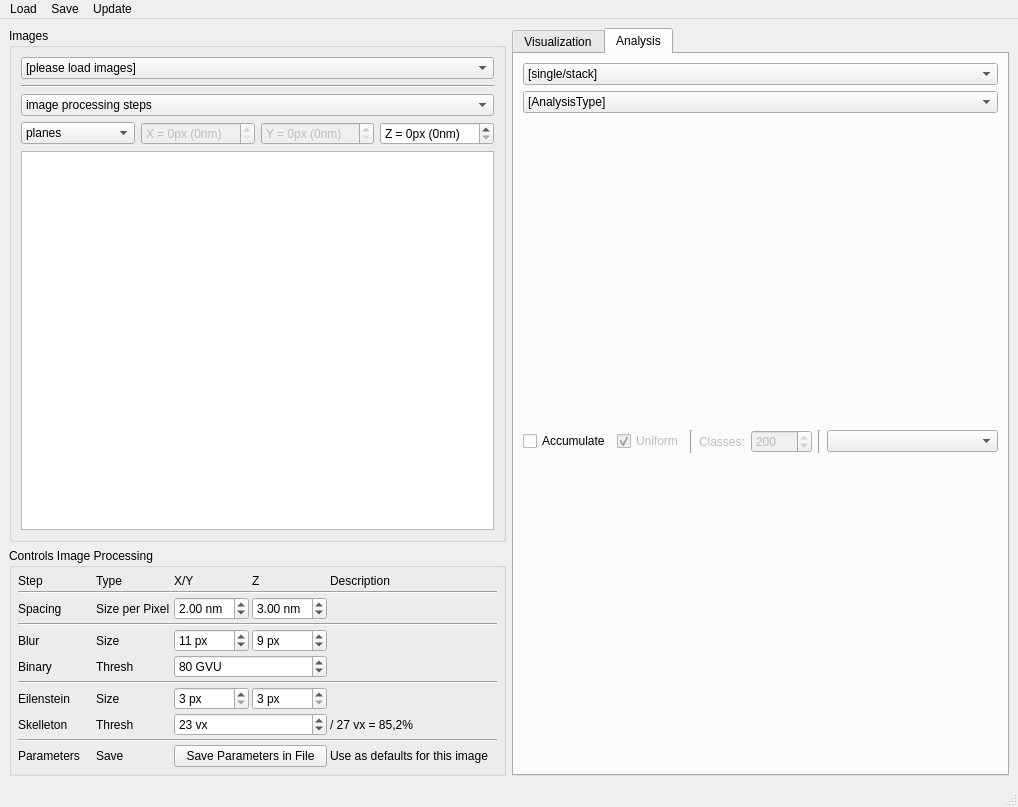
<?xml version="1.0" encoding="UTF-8"?>
<ui version="4.0">
 <class>D_MAKRO_DnaFiber</class>
 <widget class="QMainWindow" name="D_MAKRO_DnaFiber">
  <property name="geometry">
   <rect>
    <x>0</x>
    <y>0</y>
    <width>1018</width>
    <height>807</height>
   </rect>
  </property>
  <property name="windowTitle">
   <string>MainWindow</string>
  </property>
  <widget class="QWidget" name="centralwidget">
   <layout class="QGridLayout" name="gridLayout">
    <item row="1" column="0">
     <widget class="QGroupBox" name="groupBox_Controls">
      <property name="sizePolicy">
       <sizepolicy hsizetype="Preferred" vsizetype="Preferred">
        <horstretch>1</horstretch>
        <verstretch>0</verstretch>
       </sizepolicy>
      </property>
      <property name="title">
       <string>Controls Image Processing</string>
      </property>
      <layout class="QGridLayout" name="gridLayout_3">
       <property name="leftMargin">
        <number>6</number>
       </property>
       <property name="topMargin">
        <number>6</number>
       </property>
       <property name="rightMargin">
        <number>6</number>
       </property>
       <property name="bottomMargin">
        <number>6</number>
       </property>
       <property name="spacing">
        <number>3</number>
       </property>
       <item row="0" column="3">
        <widget class="QLabel" name="label_14">
         <property name="minimumSize">
          <size>
           <width>75</width>
           <height>0</height>
          </size>
         </property>
         <property name="maximumSize">
          <size>
           <width>75</width>
           <height>16777215</height>
          </size>
         </property>
         <property name="text">
          <string>Z</string>
         </property>
        </widget>
       </item>
       <item row="7" column="3">
        <widget class="QSpinBox" name="spinBox_Controls_Eilenstein_Z">
         <property name="minimumSize">
          <size>
           <width>75</width>
           <height>0</height>
          </size>
         </property>
         <property name="maximumSize">
          <size>
           <width>75</width>
           <height>16777215</height>
          </size>
         </property>
         <property name="suffix">
          <string> px</string>
         </property>
         <property name="minimum">
          <number>3</number>
         </property>
         <property name="maximum">
          <number>15</number>
         </property>
         <property name="singleStep">
          <number>2</number>
         </property>
         <property name="value">
          <number>3</number>
         </property>
        </widget>
       </item>
       <item row="4" column="3">
        <widget class="QSpinBox" name="spinBox_Controls_Median_Size_Z">
         <property name="minimumSize">
          <size>
           <width>75</width>
           <height>0</height>
          </size>
         </property>
         <property name="maximumSize">
          <size>
           <width>75</width>
           <height>16777215</height>
          </size>
         </property>
         <property name="suffix">
          <string> px</string>
         </property>
         <property name="minimum">
          <number>3</number>
         </property>
         <property name="maximum">
          <number>15</number>
         </property>
         <property name="singleStep">
          <number>2</number>
         </property>
         <property name="value">
          <number>9</number>
         </property>
        </widget>
       </item>
       <item row="0" column="2">
        <widget class="QLabel" name="label_13">
         <property name="minimumSize">
          <size>
           <width>75</width>
           <height>0</height>
          </size>
         </property>
         <property name="maximumSize">
          <size>
           <width>75</width>
           <height>16777215</height>
          </size>
         </property>
         <property name="text">
          <string>X/Y</string>
         </property>
        </widget>
       </item>
       <item row="2" column="4">
        <widget class="QLabel" name="label_5">
         <property name="text">
          <string/>
         </property>
        </widget>
       </item>
       <item row="1" column="0" colspan="5">
        <widget class="Line" name="line_2">
         <property name="orientation">
          <enum>Qt::Horizontal</enum>
         </property>
        </widget>
       </item>
       <item row="4" column="4">
        <widget class="QLabel" name="label_6">
         <property name="text">
          <string/>
         </property>
        </widget>
       </item>
       <item row="5" column="4">
        <widget class="QLabel" name="label_15">
         <property name="text">
          <string/>
         </property>
        </widget>
       </item>
       <item row="7" column="4">
        <widget class="QLabel" name="label_16">
         <property name="text">
          <string/>
         </property>
        </widget>
       </item>
       <item row="8" column="4">
        <widget class="QLabel" name="label_Controls_Skelleton_ThreshOfVol">
         <property name="text">
          <string>/ 27 vx = 85,2%</string>
         </property>
        </widget>
       </item>
       <item row="6" column="0" colspan="5">
        <widget class="Line" name="line_3">
         <property name="orientation">
          <enum>Qt::Horizontal</enum>
         </property>
        </widget>
       </item>
       <item row="3" column="0" colspan="5">
        <widget class="Line" name="line">
         <property name="orientation">
          <enum>Qt::Horizontal</enum>
         </property>
        </widget>
       </item>
       <item row="0" column="4">
        <widget class="QLabel" name="label_18">
         <property name="text">
          <string>Description</string>
         </property>
        </widget>
       </item>
       <item row="0" column="1">
        <widget class="QLabel" name="label_19">
         <property name="minimumSize">
          <size>
           <width>75</width>
           <height>0</height>
          </size>
         </property>
         <property name="maximumSize">
          <size>
           <width>75</width>
           <height>16777215</height>
          </size>
         </property>
         <property name="text">
          <string>Type</string>
         </property>
        </widget>
       </item>
       <item row="0" column="0">
        <widget class="QLabel" name="label_20">
         <property name="minimumSize">
          <size>
           <width>75</width>
           <height>0</height>
          </size>
         </property>
         <property name="maximumSize">
          <size>
           <width>75</width>
           <height>16777215</height>
          </size>
         </property>
         <property name="text">
          <string>Step</string>
         </property>
        </widget>
       </item>
       <item row="9" column="0" colspan="5">
        <widget class="Line" name="line_5">
         <property name="orientation">
          <enum>Qt::Horizontal</enum>
         </property>
        </widget>
       </item>
       <item row="5" column="2" colspan="2">
        <widget class="QSpinBox" name="spinBox_Controls_Binary_Thres">
         <property name="minimumSize">
          <size>
           <width>153</width>
           <height>0</height>
          </size>
         </property>
         <property name="maximumSize">
          <size>
           <width>153</width>
           <height>16777215</height>
          </size>
         </property>
         <property name="suffix">
          <string> GVU</string>
         </property>
         <property name="maximum">
          <number>65535</number>
         </property>
         <property name="value">
          <number>80</number>
         </property>
        </widget>
       </item>
       <item row="2" column="2">
        <widget class="QDoubleSpinBox" name="doubleSpinBox_Controls_Spacing_XY">
         <property name="minimumSize">
          <size>
           <width>75</width>
           <height>0</height>
          </size>
         </property>
         <property name="maximumSize">
          <size>
           <width>75</width>
           <height>16777215</height>
          </size>
         </property>
         <property name="suffix">
          <string> nm</string>
         </property>
         <property name="singleStep">
          <double>0.010000000000000</double>
         </property>
         <property name="value">
          <double>2.000000000000000</double>
         </property>
        </widget>
       </item>
       <item row="5" column="1">
        <widget class="QLabel" name="label_4">
         <property name="minimumSize">
          <size>
           <width>75</width>
           <height>0</height>
          </size>
         </property>
         <property name="maximumSize">
          <size>
           <width>75</width>
           <height>16777215</height>
          </size>
         </property>
         <property name="text">
          <string>Thresh</string>
         </property>
        </widget>
       </item>
       <item row="8" column="0">
        <widget class="QLabel" name="label_7">
         <property name="minimumSize">
          <size>
           <width>75</width>
           <height>0</height>
          </size>
         </property>
         <property name="maximumSize">
          <size>
           <width>75</width>
           <height>16777215</height>
          </size>
         </property>
         <property name="text">
          <string>Skelleton</string>
         </property>
        </widget>
       </item>
       <item row="4" column="0">
        <widget class="QLabel" name="label">
         <property name="minimumSize">
          <size>
           <width>75</width>
           <height>0</height>
          </size>
         </property>
         <property name="maximumSize">
          <size>
           <width>75</width>
           <height>16777215</height>
          </size>
         </property>
         <property name="text">
          <string>Blur</string>
         </property>
        </widget>
       </item>
       <item row="4" column="1">
        <widget class="QLabel" name="label_2">
         <property name="minimumSize">
          <size>
           <width>75</width>
           <height>0</height>
          </size>
         </property>
         <property name="maximumSize">
          <size>
           <width>75</width>
           <height>16777215</height>
          </size>
         </property>
         <property name="text">
          <string>Size</string>
         </property>
        </widget>
       </item>
       <item row="7" column="2">
        <widget class="QSpinBox" name="spinBox_Controls_Eilenstein_XY">
         <property name="minimumSize">
          <size>
           <width>75</width>
           <height>0</height>
          </size>
         </property>
         <property name="maximumSize">
          <size>
           <width>75</width>
           <height>16777215</height>
          </size>
         </property>
         <property name="suffix">
          <string> px</string>
         </property>
         <property name="minimum">
          <number>3</number>
         </property>
         <property name="maximum">
          <number>15</number>
         </property>
         <property name="singleStep">
          <number>2</number>
         </property>
         <property name="value">
          <number>3</number>
         </property>
        </widget>
       </item>
       <item row="5" column="0">
        <widget class="QLabel" name="label_3">
         <property name="minimumSize">
          <size>
           <width>75</width>
           <height>0</height>
          </size>
         </property>
         <property name="maximumSize">
          <size>
           <width>75</width>
           <height>16777215</height>
          </size>
         </property>
         <property name="text">
          <string>Binary</string>
         </property>
        </widget>
       </item>
       <item row="7" column="0">
        <widget class="QLabel" name="label_9">
         <property name="minimumSize">
          <size>
           <width>75</width>
           <height>0</height>
          </size>
         </property>
         <property name="maximumSize">
          <size>
           <width>75</width>
           <height>16777215</height>
          </size>
         </property>
         <property name="text">
          <string>Eilenstein</string>
         </property>
        </widget>
       </item>
       <item row="2" column="0">
        <widget class="QLabel" name="label_11">
         <property name="minimumSize">
          <size>
           <width>75</width>
           <height>0</height>
          </size>
         </property>
         <property name="maximumSize">
          <size>
           <width>75</width>
           <height>16777215</height>
          </size>
         </property>
         <property name="text">
          <string>Spacing</string>
         </property>
        </widget>
       </item>
       <item row="2" column="1">
        <widget class="QLabel" name="label_12">
         <property name="minimumSize">
          <size>
           <width>75</width>
           <height>0</height>
          </size>
         </property>
         <property name="maximumSize">
          <size>
           <width>75</width>
           <height>16777215</height>
          </size>
         </property>
         <property name="text">
          <string>Size per Pixel</string>
         </property>
        </widget>
       </item>
       <item row="7" column="1">
        <widget class="QLabel" name="label_10">
         <property name="minimumSize">
          <size>
           <width>75</width>
           <height>0</height>
          </size>
         </property>
         <property name="maximumSize">
          <size>
           <width>75</width>
           <height>16777215</height>
          </size>
         </property>
         <property name="text">
          <string>Size</string>
         </property>
        </widget>
       </item>
       <item row="2" column="3">
        <widget class="QDoubleSpinBox" name="doubleSpinBox_Controls_Spacing_Z">
         <property name="minimumSize">
          <size>
           <width>75</width>
           <height>0</height>
          </size>
         </property>
         <property name="maximumSize">
          <size>
           <width>75</width>
           <height>16777215</height>
          </size>
         </property>
         <property name="suffix">
          <string> nm</string>
         </property>
         <property name="minimum">
          <double>0.010000000000000</double>
         </property>
         <property name="maximum">
          <double>10.000000000000000</double>
         </property>
         <property name="singleStep">
          <double>0.010000000000000</double>
         </property>
         <property name="value">
          <double>3.000000000000000</double>
         </property>
        </widget>
       </item>
       <item row="4" column="2">
        <widget class="QSpinBox" name="spinBox_Controls_Median_Size_XY">
         <property name="minimumSize">
          <size>
           <width>75</width>
           <height>0</height>
          </size>
         </property>
         <property name="maximumSize">
          <size>
           <width>75</width>
           <height>16777215</height>
          </size>
         </property>
         <property name="suffix">
          <string> px</string>
         </property>
         <property name="minimum">
          <number>3</number>
         </property>
         <property name="maximum">
          <number>15</number>
         </property>
         <property name="singleStep">
          <number>2</number>
         </property>
         <property name="value">
          <number>11</number>
         </property>
        </widget>
       </item>
       <item row="8" column="2" colspan="2">
        <widget class="QSpinBox" name="spinBox_Controls_Skelleton_Thres">
         <property name="minimumSize">
          <size>
           <width>153</width>
           <height>0</height>
          </size>
         </property>
         <property name="maximumSize">
          <size>
           <width>153</width>
           <height>16777215</height>
          </size>
         </property>
         <property name="suffix">
          <string> vx</string>
         </property>
         <property name="maximum">
          <number>27</number>
         </property>
         <property name="value">
          <number>23</number>
         </property>
        </widget>
       </item>
       <item row="8" column="1">
        <widget class="QLabel" name="label_8">
         <property name="minimumSize">
          <size>
           <width>75</width>
           <height>0</height>
          </size>
         </property>
         <property name="maximumSize">
          <size>
           <width>75</width>
           <height>16777215</height>
          </size>
         </property>
         <property name="text">
          <string>Thresh</string>
         </property>
        </widget>
       </item>
       <item row="10" column="2" colspan="2">
        <widget class="QPushButton" name="pushButton_Controls_SaveParam">
         <property name="text">
          <string>Save Parameters in File</string>
         </property>
        </widget>
       </item>
       <item row="10" column="0">
        <widget class="QLabel" name="label_17">
         <property name="text">
          <string>Parameters</string>
         </property>
        </widget>
       </item>
       <item row="10" column="1">
        <widget class="QLabel" name="label_21">
         <property name="text">
          <string>Save</string>
         </property>
        </widget>
       </item>
       <item row="10" column="4">
        <widget class="QLabel" name="label_22">
         <property name="text">
          <string>Use as defaults for this image</string>
         </property>
        </widget>
       </item>
      </layout>
     </widget>
    </item>
    <item row="0" column="0">
     <widget class="QGroupBox" name="groupBox_ImgProc">
      <property name="sizePolicy">
       <sizepolicy hsizetype="Preferred" vsizetype="Preferred">
        <horstretch>1</horstretch>
        <verstretch>0</verstretch>
       </sizepolicy>
      </property>
      <property name="title">
       <string>Images</string>
      </property>
      <layout class="QGridLayout" name="gridLayout_2">
       <item row="4" column="0" colspan="4">
        <widget class="QGraphicsView" name="graphicsView_ImgProc">
         <property name="mouseTracking">
          <bool>true</bool>
         </property>
        </widget>
       </item>
       <item row="3" column="2">
        <widget class="QSpinBox" name="spinBox_ImgProc_View_Y">
         <property name="enabled">
          <bool>false</bool>
         </property>
         <property name="suffix">
          <string>px (0nm)</string>
         </property>
         <property name="prefix">
          <string>Y = </string>
         </property>
         <property name="maximum">
          <number>10</number>
         </property>
        </widget>
       </item>
       <item row="2" column="0" colspan="4">
        <widget class="QComboBox" name="comboBox_ImgProc_Step">
         <item>
          <property name="text">
           <string>image processing steps</string>
          </property>
         </item>
        </widget>
       </item>
       <item row="0" column="0" colspan="4">
        <widget class="QComboBox" name="comboBox_ImgProc_Img">
         <item>
          <property name="text">
           <string>[please load images]</string>
          </property>
         </item>
        </widget>
       </item>
       <item row="3" column="0">
        <widget class="QComboBox" name="comboBox_ImgProc_View_Plane">
         <item>
          <property name="text">
           <string>planes</string>
          </property>
         </item>
        </widget>
       </item>
       <item row="3" column="3">
        <widget class="QSpinBox" name="spinBox_ImgProc_View_Z">
         <property name="suffix">
          <string>px (0nm)</string>
         </property>
         <property name="prefix">
          <string>Z = </string>
         </property>
         <property name="maximum">
          <number>10</number>
         </property>
        </widget>
       </item>
       <item row="3" column="1">
        <widget class="QSpinBox" name="spinBox_ImgProc_View_X">
         <property name="enabled">
          <bool>false</bool>
         </property>
         <property name="suffix">
          <string>px (0nm)</string>
         </property>
         <property name="prefix">
          <string>X = </string>
         </property>
         <property name="maximum">
          <number>10</number>
         </property>
        </widget>
       </item>
       <item row="1" column="0" colspan="4">
        <widget class="Line" name="line_4">
         <property name="orientation">
          <enum>Qt::Horizontal</enum>
         </property>
        </widget>
       </item>
      </layout>
     </widget>
    </item>
    <item row="0" column="1" rowspan="2">
     <widget class="QTabWidget" name="tabWidget_Results">
      <property name="sizePolicy">
       <sizepolicy hsizetype="Expanding" vsizetype="Expanding">
        <horstretch>1</horstretch>
        <verstretch>0</verstretch>
       </sizepolicy>
      </property>
      <property name="currentIndex">
       <number>1</number>
      </property>
      <widget class="QWidget" name="tab_Res_Visualization">
       <attribute name="title">
        <string>Visualization</string>
       </attribute>
       <layout class="QGridLayout" name="gridLayout_4">
        <item row="0" column="0">
         <widget class="QGraphicsView" name="graphicsView_ResVis">
          <property name="mouseTracking">
           <bool>true</bool>
          </property>
         </widget>
        </item>
       </layout>
      </widget>
      <widget class="QWidget" name="tab_Res_Analysis">
       <attribute name="title">
        <string>Analysis</string>
       </attribute>
       <layout class="QGridLayout" name="gridLayout_5">
        <item row="6" column="0">
         <widget class="QStackedWidget" name="stackedWidget_ResAna_Type">
          <property name="currentIndex">
           <number>1</number>
          </property>
          <widget class="QWidget" name="stackedWidget_ResAna_InputHist">
           <layout class="QGridLayout" name="gridLayout_10">
            <property name="leftMargin">
             <number>0</number>
            </property>
            <property name="topMargin">
             <number>0</number>
            </property>
            <property name="rightMargin">
             <number>0</number>
            </property>
            <property name="bottomMargin">
             <number>0</number>
            </property>
            <item row="0" column="0">
             <layout class="QGridLayout" name="gridLayout_ResAna_InputHist"/>
            </item>
           </layout>
          </widget>
          <widget class="QWidget" name="stackedWidget_ResAna_DiaHist">
           <layout class="QGridLayout" name="gridLayout_6">
            <property name="leftMargin">
             <number>0</number>
            </property>
            <property name="topMargin">
             <number>0</number>
            </property>
            <property name="rightMargin">
             <number>0</number>
            </property>
            <property name="bottomMargin">
             <number>0</number>
            </property>
            <item row="0" column="6" colspan="2">
             <widget class="QComboBox" name="comboBox_ResAna_DiaHist_PoolingWeights">
              <property name="enabled">
               <bool>true</bool>
              </property>
              <property name="sizePolicy">
               <sizepolicy hsizetype="Expanding" vsizetype="Fixed">
                <horstretch>0</horstretch>
                <verstretch>0</verstretch>
               </sizepolicy>
              </property>
             </widget>
            </item>
            <item row="0" column="5">
             <widget class="Line" name="line_6">
              <property name="orientation">
               <enum>Qt::Vertical</enum>
              </property>
             </widget>
            </item>
            <item row="0" column="1">
             <widget class="QCheckBox" name="checkBox_ResAna_DiaHist_Uni">
              <property name="enabled">
               <bool>false</bool>
              </property>
              <property name="sizePolicy">
               <sizepolicy hsizetype="Maximum" vsizetype="Fixed">
                <horstretch>0</horstretch>
                <verstretch>0</verstretch>
               </sizepolicy>
              </property>
              <property name="text">
               <string>Uniform</string>
              </property>
              <property name="checked">
               <bool>true</bool>
              </property>
             </widget>
            </item>
            <item row="0" column="0">
             <widget class="QCheckBox" name="checkBox_ResAna_DiaHist_Acc">
              <property name="sizePolicy">
               <sizepolicy hsizetype="Maximum" vsizetype="Fixed">
                <horstretch>0</horstretch>
                <verstretch>0</verstretch>
               </sizepolicy>
              </property>
              <property name="text">
               <string>Accumulate</string>
              </property>
              <property name="checked">
               <bool>false</bool>
              </property>
             </widget>
            </item>
            <item row="0" column="3">
             <widget class="QLabel" name="label_ResAna_DiaHist_Classes">
              <property name="enabled">
               <bool>false</bool>
              </property>
              <property name="sizePolicy">
               <sizepolicy hsizetype="Maximum" vsizetype="Preferred">
                <horstretch>0</horstretch>
                <verstretch>0</verstretch>
               </sizepolicy>
              </property>
              <property name="text">
               <string>Classes:</string>
              </property>
             </widget>
            </item>
            <item row="0" column="4">
             <widget class="QSpinBox" name="spinBox_ResAna_DiaHist_Classes">
              <property name="enabled">
               <bool>false</bool>
              </property>
              <property name="sizePolicy">
               <sizepolicy hsizetype="Maximum" vsizetype="Fixed">
                <horstretch>0</horstretch>
                <verstretch>0</verstretch>
               </sizepolicy>
              </property>
              <property name="minimum">
               <number>1</number>
              </property>
              <property name="maximum">
               <number>10000</number>
              </property>
              <property name="singleStep">
               <number>50</number>
              </property>
              <property name="value">
               <number>200</number>
              </property>
             </widget>
            </item>
            <item row="0" column="2">
             <widget class="Line" name="line_ResAna_DiaHist">
              <property name="orientation">
               <enum>Qt::Vertical</enum>
              </property>
             </widget>
            </item>
            <item row="1" column="0" colspan="8">
             <layout class="QGridLayout" name="gridLayout_ResAna_DiaHist"/>
            </item>
           </layout>
          </widget>
          <widget class="QWidget" name="stackedWidget_ResAna_DiaStat">
           <layout class="QGridLayout" name="gridLayout_8">
            <property name="leftMargin">
             <number>0</number>
            </property>
            <property name="topMargin">
             <number>0</number>
            </property>
            <property name="rightMargin">
             <number>0</number>
            </property>
            <property name="bottomMargin">
             <number>0</number>
            </property>
            <item row="0" column="0">
             <widget class="QTableWidget" name="tableWidget_ResAna_DiaStat"/>
            </item>
           </layout>
          </widget>
          <widget class="QWidget" name="stackedWidget_ResAna_Euler">
           <layout class="QGridLayout" name="gridLayout_7">
            <property name="leftMargin">
             <number>0</number>
            </property>
            <property name="topMargin">
             <number>0</number>
            </property>
            <property name="rightMargin">
             <number>0</number>
            </property>
            <property name="bottomMargin">
             <number>0</number>
            </property>
            <item row="0" column="0">
             <widget class="QTableWidget" name="tableWidget_ResAna_Euler"/>
            </item>
           </layout>
          </widget>
          <widget class="QWidget" name="stackedWidget_ResAna_PixelRatio">
           <layout class="QGridLayout" name="gridLayout_9">
            <property name="leftMargin">
             <number>0</number>
            </property>
            <property name="topMargin">
             <number>0</number>
            </property>
            <property name="rightMargin">
             <number>0</number>
            </property>
            <property name="bottomMargin">
             <number>0</number>
            </property>
            <item row="0" column="0">
             <widget class="QTableWidget" name="tableWidget_ResAna_PixelRatio"/>
            </item>
           </layout>
          </widget>
         </widget>
        </item>
        <item row="4" column="0">
         <widget class="QComboBox" name="comboBox_ResAna_SingleStack">
          <item>
           <property name="text">
            <string>[single/stack]</string>
           </property>
          </item>
         </widget>
        </item>
        <item row="5" column="0">
         <widget class="QComboBox" name="comboBox_ResAna_Type">
          <item>
           <property name="text">
            <string>[AnalysisType]</string>
           </property>
          </item>
         </widget>
        </item>
       </layout>
      </widget>
     </widget>
    </item>
   </layout>
  </widget>
  <widget class="QMenuBar" name="menubar">
   <property name="geometry">
    <rect>
     <x>0</x>
     <y>0</y>
     <width>1018</width>
     <height>21</height>
    </rect>
   </property>
   <widget class="QMenu" name="menuData">
    <property name="title">
     <string>Load</string>
    </property>
    <addaction name="action_Load_Images"/>
   </widget>
   <widget class="QMenu" name="menuUpdate">
    <property name="title">
     <string>Update</string>
    </property>
    <addaction name="action_Update_Image_Processing"/>
    <addaction name="action_Update_Results"/>
   </widget>
   <widget class="QMenu" name="menuSave">
    <property name="title">
     <string>Save</string>
    </property>
    <addaction name="action_Save_Image_Proc"/>
    <addaction name="action_Save_Image_Visualize"/>
    <addaction name="action_Save_Plot_Input_Gray_Values"/>
    <addaction name="action_Save_Plot_Diameter_Histogram"/>
    <addaction name="action_Save_Table_Diameter_Statistics"/>
    <addaction name="action_Save_Table_Euler_Characteristic"/>
    <addaction name="action_Save_Table_Pixel_Ratios"/>
    <addaction name="separator"/>
    <addaction name="action_Save_Analysis_Single"/>
    <addaction name="action_Save_Analysis_Stack"/>
   </widget>
   <addaction name="menuData"/>
   <addaction name="menuSave"/>
   <addaction name="menuUpdate"/>
  </widget>
  <widget class="QStatusBar" name="statusbar"/>
  <action name="action_Load_Images">
   <property name="text">
    <string>Load Images</string>
   </property>
   <property name="shortcut">
    <string>Ctrl+O</string>
   </property>
  </action>
  <action name="action_Update_Image_Processing">
   <property name="text">
    <string>Update Image Processing</string>
   </property>
   <property name="shortcut">
    <string>F5</string>
   </property>
  </action>
  <action name="action_Update_Results">
   <property name="text">
    <string>Update Results</string>
   </property>
   <property name="shortcut">
    <string>F6</string>
   </property>
  </action>
  <action name="action_Save_Image_Proc">
   <property name="text">
    <string>Save Image Proc</string>
   </property>
  </action>
  <action name="action_Save_Image_Visualize">
   <property name="text">
    <string>Save Image Visualize</string>
   </property>
  </action>
  <action name="action_Save_Plot_Diameter_Histogram">
   <property name="text">
    <string>Save Plot Diameter Histogram</string>
   </property>
  </action>
  <action name="action_Save_Table_Diameter_Statistics">
   <property name="text">
    <string>Save Table Diameter Statistics</string>
   </property>
  </action>
  <action name="action_Save_Analysis_Single">
   <property name="text">
    <string>Save Analysis Single</string>
   </property>
  </action>
  <action name="action_Save_Analysis_Stack">
   <property name="text">
    <string>Save Analysis Stack</string>
   </property>
   <property name="shortcut">
    <string>Ctrl+S</string>
   </property>
  </action>
  <action name="action_Save_Plot_Input_Gray_Values">
   <property name="text">
    <string>Save Plot Input Gray Values</string>
   </property>
  </action>
  <action name="action_Save_Table_Euler_Characteristic">
   <property name="text">
    <string>Save Table Euler Characteristic</string>
   </property>
  </action>
  <action name="action_Save_Table_Pixel_Ratios">
   <property name="text">
    <string>Save Table Pixel Ratios</string>
   </property>
  </action>
 </widget>
 <resources/>
 <connections>
  <connection>
   <sender>comboBox_ResAna_Type</sender>
   <signal>currentIndexChanged(int)</signal>
   <receiver>stackedWidget_ResAna_Type</receiver>
   <slot>setCurrentIndex(int)</slot>
   <hints>
    <hint type="sourcelabel">
     <x>759</x>
     <y>96</y>
    </hint>
    <hint type="destinationlabel">
     <x>759</x>
     <y>438</y>
    </hint>
   </hints>
  </connection>
 </connections>
</ui>
